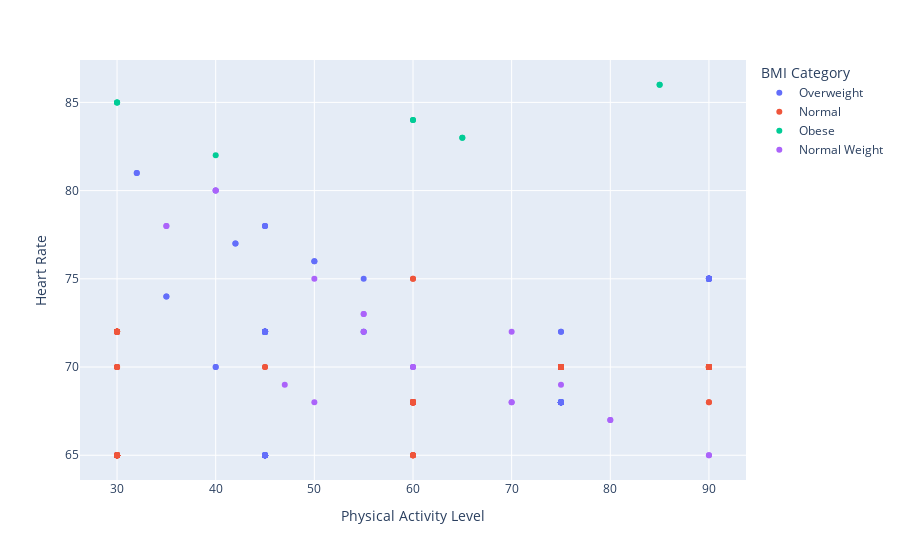

Write notebook code for a chart like this one.
### Code cell
px.scatter(df, x="Physical Activity Level", y="Heart Rate", color='BMI Category')

### Figure 1 — Plotly figure (JSON) as saved in the notebook; plotly's stock layout.template omitted (floating-point values rounded to 4 significant figures; data arrays with more than 128 entries replaced by an {"elided": "..."} marker saying what was removed)
{"data": [{"hovertemplate": "BMI Category=Overweight<br>Physical Activity Level=%{x}<br>Heart Rate=%{y}<extra></extra>", "legendgroup": "Overweight", "marker": {"color": "#636efa", "symbol": "circle"}, "mode": "markers", "name": "Overweight", "orientation": "v", "showlegend": true, "type": "scatter", "x": {"elided": "148 int values"}, "xaxis": "x", "y": {"elided": "148 int values"}, "yaxis": "y"}, {"hovertemplate": "BMI Category=Normal<br>Physical Activity Level=%{x}<br>Heart Rate=%{y}<extra></extra>", "legendgroup": "Normal", "marker": {"color": "#EF553B", "symbol": "circle"}, "mode": "markers", "name": "Normal", "orientation": "v", "showlegend": true, "type": "scatter", "x": {"elided": "195 int values"}, "xaxis": "x", "y": {"elided": "195 int values"}, "yaxis": "y"}, {"hovertemplate": "BMI Category=Obese<br>Physical Activity Level=%{x}<br>Heart Rate=%{y}<extra></extra>", "legendgroup": "Obese", "marker": {"color": "#00cc96", "symbol": "circle"}, "mode": "markers", "name": "Obese", "orientation": "v", "showlegend": true, "type": "scatter", "x": [30, 30, 30, 40, 60, 60, 65, 65, 85, 85], "xaxis": "x", "y": [85, 85, 85, 82, 84, 84, 83, 83, 86, 86], "yaxis": "y"}, {"hovertemplate": "BMI Category=Normal Weight<br>Physical Activity Level=%{x}<br>Heart Rate=%{y}<extra></extra>", "legendgroup": "Normal Weight", "marker": {"color": "#ab63fa", "symbol": "circle"}, "mode": "markers", "name": "Normal Weight", "orientation": "v", "showlegend": true, "type": "scatter", "x": [40, 40, 35, 35, 75, 50, 60, 60, 70, 70, 60, 50, 80, 80, 55, 55, 70, 47, 55, 90, 90], "xaxis": "x", "y": [80, 80, 78, 78, 69, 68, 70, 70, 68, 68, 70, 75, 67, 67, 73, 73, 72, 69, 72, 65, 65], "yaxis": "y"}], "layout": {"legend": {"title": {"text": "BMI Category"}, "tracegroupgap": 0}, "margin": {"t": 60}, "xaxis": {"anchor": "y", "domain": [0, 1], "title": {"text": "Physical Activity Level"}}, "yaxis": {"anchor": "x", "domain": [0, 1], "title": {"text": "Heart Rate"}}}}
